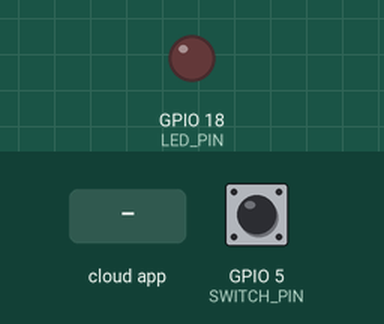
Bench run of a sketch on a simulated ESP32. On the bench: output pins drawn as LEDs (lit = HIGH). The test bench sets the inputs (shaded band); at power-on: GPIO 5 (SWITCH_PIN) HIGH. WiFi joins after 1.5 s; servers stay silent unless stated; the Firebase database answers and starts empty; what the sketch prints to the serial monitor is not drawn.

Above: at 2.7 s.
2.8 s: the phone or cloud app sets int to 1
At 4.0 s:
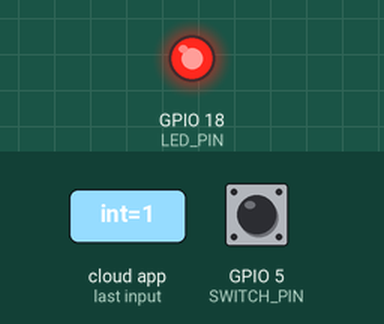
4.6 s: the phone or cloud app sets int to 0
At 6.1 s:
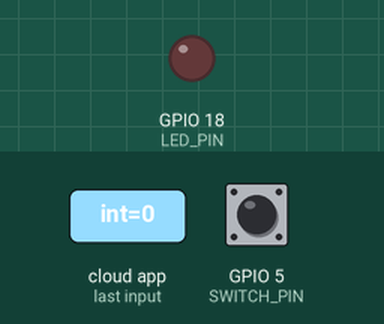
Timing chart, 0 to 7.6 s (numbered marks = the images above; inputs shaded):
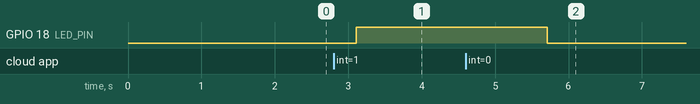

Measured:
- after the input at 2.8 s, GPIO 18 (LED_PIN): LOW → HIGH after 0.31 s
- after the input at 4.6 s, GPIO 18 (LED_PIN): HIGH → LOW after 1.1 s

The sketch:

firebase.ino
```cpp
#include <Arduino.h>
#include <WiFi.h>
#include <Firebase_ESP_Client.h>
#include "addons/TokenHelper.h"
#include "addons/RTDBHelper.h"

// Firebase configuration
#define FIREBASE_AUTH "Your Firebase Auth Key"
#define FIREBASE_DB_URL "Your Firebase Realtime Database URL"

// WiFi configuration

FirebaseData fbdo;
FirebaseAuth auth;
FirebaseConfig config;

unsigned long sendDataPrevMillis = 0;
static int count = 0;
static int switchState = 0;
bool signupOK = false;
#define LED_PIN 18
#define SWITCH_PIN 5

void setup()
{
  Serial.begin(115200);
  pinMode(LED_PIN, OUTPUT);
  pinMode(SWITCH_PIN, INPUT_PULLUP);
  digitalWrite(LED_PIN, LOW);

  // Connect to WiFi
  WiFi.begin("Wokwi-GUEST", "", 6);
  while (WiFi.status() != WL_CONNECTED)
  {
    delay(100);
    Serial.print(".");
  }
  Serial.println("WiFi connected!");

  /* Assign the API key and RTDB URL */
  config.api_key = FIREBASE_AUTH;
  config.database_url = FIREBASE_DB_URL;

  /* Sign up */
  if (Firebase.signUp(&config, &auth, "", ""))
  {
    Serial.println("Firebase sign-up successful!");
    signupOK = true;
  }
  else
  {
    Serial.printf("Firebase sign-up failed: %s\n", config.signer.signupError.message.c_str());
  }

  /* Assign the callback function for token generation task */
  config.token_status_callback = tokenStatusCallback;

  Firebase.begin(&config, &auth);
  Firebase.reconnectWiFi(true);
}

void loop()
{
  if (Firebase.ready() && signupOK && millis() - sendDataPrevMillis > 1000 || sendDataPrevMillis == 01 )
  {
    if (Firebase.RTDB.getInt(&fbdo, "test/int", &count))
    {
      Serial.print("Read count from Firebase: ");
      Serial.println(count);
    }
    if (Firebase.RTDB.setInt(&fbdo, "test/switch", digitalRead(SWITCH_PIN)))
    {
      Serial.print("Wrote switch state to Firebase: ");
      Serial.println(digitalRead(SWITCH_PIN));
    }

    if (count == 0)
    {
      digitalWrite(LED_PIN, LOW);
      Serial.println("LED turned off (LOW)");
    }
    else
    {
      digitalWrite(LED_PIN, HIGH);
      Serial.println("LED turned on (HIGH)");
    }

    sendDataPrevMillis = millis();
  }
}
 
```
